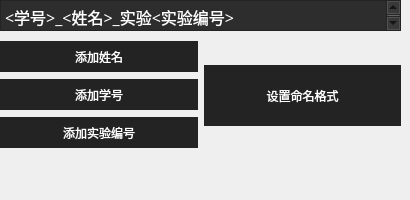
            <widget class="QWidget" name="pageFormat">
             <widget class="QTextEdit" name="textEditFormat">
              <property name="geometry">
               <rect>
                <x>0</x>
                <y>0</y>
                <width>401</width>
                <height>31</height>
               </rect>
              </property>
              <property name="palette">
               <palette>
                <active>
                 <colorrole role="Button">
                  <brush brushstyle="SolidPattern">
                   <color alpha="255">
                    <red>45</red>
                    <green>45</green>
                    <blue>45</blue>
                   </color>
                  </brush>
                 </colorrole>
                 <colorrole role="Text">
                  <brush brushstyle="SolidPattern">
                   <color alpha="255">
                    <red>255</red>
                    <green>255</green>
                    <blue>255</blue>
                   </color>
                  </brush>
                 </colorrole>
                 <colorrole role="Base">
                  <brush brushstyle="SolidPattern">
                   <color alpha="255">
                    <red>45</red>
                    <green>45</green>
                    <blue>45</blue>
                   </color>
                  </brush>
                 </colorrole>
                 <colorrole role="Window">
                  <brush brushstyle="SolidPattern">
                   <color alpha="255">
                    <red>45</red>
                    <green>45</green>
                    <blue>45</blue>
                   </color>
                  </brush>
                 </colorrole>
                 <colorrole role="AlternateBase">
                  <brush brushstyle="SolidPattern">
                   <color alpha="255">
                    <red>45</red>
                    <green>45</green>
                    <blue>45</blue>
                   </color>
                  </brush>
                 </colorrole>
                </active>
                <inactive>
                 <colorrole role="Button">
                  <brush brushstyle="SolidPattern">
                   <color alpha="255">
                    <red>45</red>
                    <green>45</green>
                    <blue>45</blue>
                   </color>
                  </brush>
                 </colorrole>
                 <colorrole role="Text">
                  <brush brushstyle="SolidPattern">
                   <color alpha="255">
                    <red>255</red>
                    <green>255</green>
                    <blue>255</blue>
                   </color>
                  </brush>
                 </colorrole>
                 <colorrole role="Base">
                  <brush brushstyle="SolidPattern">
                   <color alpha="255">
                    <red>45</red>
                    <green>45</green>
                    <blue>45</blue>
                   </color>
                  </brush>
                 </colorrole>
                 <colorrole role="Window">
                  <brush brushstyle="SolidPattern">
                   <color alpha="255">
                    <red>45</red>
                    <green>45</green>
                    <blue>45</blue>
                   </color>
                  </brush>
                 </colorrole>
                 <colorrole role="AlternateBase">
                  <brush brushstyle="SolidPattern">
                   <color alpha="255">
                    <red>45</red>
                    <green>45</green>
                    <blue>45</blue>
                   </color>
                  </brush>
                 </colorrole>
                </inactive>
                <disabled>
                 <colorrole role="Button">
                  <brush brushstyle="SolidPattern">
                   <color alpha="255">
                    <red>45</red>
                    <green>45</green>
                    <blue>45</blue>
                   </color>
                  </brush>
                 </colorrole>
                 <colorrole role="Text">
                  <brush brushstyle="SolidPattern">
                   <color alpha="255">
                    <red>120</red>
                    <green>120</green>
                    <blue>120</blue>
                   </color>
                  </brush>
                 </colorrole>
                 <colorrole role="Base">
                  <brush brushstyle="SolidPattern">
                   <color alpha="255">
                    <red>45</red>
                    <green>45</green>
                    <blue>45</blue>
                   </color>
                  </brush>
                 </colorrole>
                 <colorrole role="Window">
                  <brush brushstyle="SolidPattern">
                   <color alpha="255">
                    <red>45</red>
                    <green>45</green>
                    <blue>45</blue>
                   </color>
                  </brush>
                 </colorrole>
                 <colorrole role="AlternateBase">
                  <brush brushstyle="SolidPattern">
                   <color alpha="255">
                    <red>45</red>
                    <green>45</green>
                    <blue>45</blue>
                   </color>
                  </brush>
                 </colorrole>
                </disabled>
               </palette>
              </property>
              <property name="font">
               <font>
                <family>黑体</family>
                <pointsize>12</pointsize>
               </font>
              </property>
              <property name="html">
               <string>&lt;!DOCTYPE HTML PUBLIC &quot;-//W3C//DTD HTML 4.0//EN&quot; &quot;http://www.w3.org/TR/REC-html40/strict.dtd&quot;&gt;
&lt;html&gt;&lt;head&gt;&lt;meta name=&quot;qrichtext&quot; content=&quot;1&quot; /&gt;&lt;style type=&quot;text/css&quot;&gt;
p, li { white-space: pre-wrap; }
&lt;/style&gt;&lt;/head&gt;&lt;body style=&quot; font-family:'黑体'; font-size:12pt; font-weight:400; font-style:normal;&quot;&gt;
&lt;p style=&quot; margin-top:0px; margin-bottom:0px; margin-left:0px; margin-right:0px; -qt-block-indent:0; text-indent:0px;&quot;&gt;&amp;lt;学号&amp;gt;_&amp;lt;姓名&amp;gt;_实验&amp;lt;实验编号&amp;gt;&lt;/p&gt;&lt;/body&gt;&lt;/html&gt;</string>
              </property>
             </widget>
             <widget class="QWidget" name="layoutWidget">
              <property name="geometry">
               <rect>
                <x>0</x>
                <y>40</y>
                <width>401</width>
                <height>111</height>
               </rect>
              </property>
              <layout class="QHBoxLayout" name="horizontalLayout_3">
               <item>
                <layout class="QVBoxLayout" name="verticalLayout_6">
                 <item>
                  <widget class="QPushButton" name="BtnAddName">
                   <property name="minimumSize">
                    <size>
                     <width>71</width>
                     <height>31</height>
                    </size>
                   </property>
                   <property name="styleSheet">
                    <string notr="true">QPushButton {
	color: rgb(255, 255, 255);
	background-color: rgb(35, 35, 35);
	border: 0px solid;
	font: 12pt &quot;黑体&quot;;
}
QPushButton:hover {
	background-color: rgb(74, 74, 74);
}</string>
                   </property>
                   <property name="text">
                    <string>添加姓名</string>
                   </property>
                  </widget>
                 </item>
                 <item>
                  <widget class="QPushButton" name="BtnAddStuNo">
                   <property name="minimumSize">
                    <size>
                     <width>71</width>
                     <height>31</height>
                    </size>
                   </property>
                   <property name="styleSheet">
                    <string notr="true">QPushButton {
	color: rgb(255, 255, 255);
	background-color: rgb(35, 35, 35);
	border: 0px solid;
	font: 12pt &quot;黑体&quot;;
}
QPushButton:hover {
	background-color: rgb(74, 74, 74);
}</string>
                   </property>
                   <property name="text">
                    <string>添加学号</string>
                   </property>
                  </widget>
                 </item>
                 <item>
                  <widget class="QPushButton" name="BtnAddHwNo">
                   <property name="minimumSize">
                    <size>
                     <width>101</width>
                     <height>31</height>
                    </size>
                   </property>
                   <property name="styleSheet">
                    <string notr="true">QPushButton {
	color: rgb(255, 255, 255);
	background-color: rgb(35, 35, 35);
	border: 0px solid;
	font: 12pt &quot;黑体&quot;;
}
QPushButton:hover {
	background-color: rgb(74, 74, 74);
}</string>
                   </property>
                   <property name="text">
                    <string>添加实验编号</string>
                   </property>
                  </widget>
                 </item>
                </layout>
               </item>
               <item>
                <widget class="QPushButton" name="BtnSetFormat">
                 <property name="minimumSize">
                  <size>
                   <width>121</width>
                   <height>61</height>
                  </size>
                 </property>
                 <property name="styleSheet">
                  <string notr="true">QPushButton {
	color: rgb(255, 255, 255);
	background-color: rgb(35, 35, 35);
	border: 0px solid;
	font: 12pt &quot;黑体&quot;;
}
QPushButton:hover {
	background-color: rgb(74, 74, 74);
}</string>
                 </property>
                 <property name="text">
                  <string>设置命名格式</string>
                 </property>
                </widget>
               </item>
              </layout>
             </widget>
             <widget class="QLabel" name="labelForamt">
              <property name="geometry">
               <rect>
                <x>0</x>
                <y>160</y>
                <width>401</width>
                <height>31</height>
               </rect>
              </property>
              <property name="minimumSize">
               <size>
                <width>51</width>
                <height>21</height>
               </size>
              </property>
              <property name="palette">
               <palette>
                <active>
                 <colorrole role="WindowText">
                  <brush brushstyle="SolidPattern">
                   <color alpha="255">
                    <red>255</red>
                    <green>255</green>
                    <blue>255</blue>
                   </color>
                  </brush>
                 </colorrole>
                 <colorrole role="Button">
                  <brush brushstyle="SolidPattern">
                   <color alpha="255">
                    <red>45</red>
                    <green>45</green>
                    <blue>45</blue>
                   </color>
                  </brush>
                 </colorrole>
                 <colorrole role="Text">
                  <brush brushstyle="SolidPattern">
                   <color alpha="255">
                    <red>255</red>
                    <green>255</green>
                    <blue>255</blue>
                   </color>
                  </brush>
                 </colorrole>
                 <colorrole role="ButtonText">
                  <brush brushstyle="SolidPattern">
                   <color alpha="255">
                    <red>255</red>
                    <green>255</green>
                    <blue>255</blue>
                   </color>
                  </brush>
                 </colorrole>
                 <colorrole role="Base">
                  <brush brushstyle="SolidPattern">
                   <color alpha="255">
                    <red>45</red>
                    <green>45</green>
                    <blue>45</blue>
                   </color>
                  </brush>
                 </colorrole>
                 <colorrole role="Window">
                  <brush brushstyle="SolidPattern">
                   <color alpha="255">
                    <red>45</red>
                    <green>45</green>
                    <blue>45</blue>
                   </color>
                  </brush>
                 </colorrole>
                 <colorrole role="AlternateBase">
                  <brush brushstyle="SolidPattern">
                   <color alpha="255">
                    <red>45</red>
                    <green>45</green>
                    <blue>45</blue>
                   </color>
                  </brush>
                 </colorrole>
                </active>
                <inactive>
                 <colorrole role="WindowText">
                  <brush brushstyle="SolidPattern">
                   <color alpha="255">
                    <red>255</red>
                    <green>255</green>
                    <blue>255</blue>
                   </color>
                  </brush>
                 </colorrole>
                 <colorrole role="Button">
                  <brush brushstyle="SolidPattern">
                   <color alpha="255">
                    <red>45</red>
                    <green>45</green>
                    <blue>45</blue>
                   </color>
                  </brush>
                 </colorrole>
                 <colorrole role="Text">
                  <brush brushstyle="SolidPattern">
                   <color alpha="255">
                    <red>255</red>
                    <green>255</green>
                    <blue>255</blue>
                   </color>
                  </brush>
                 </colorrole>
                 <colorrole role="ButtonText">
                  <brush brushstyle="SolidPattern">
                   <color alpha="255">
                    <red>255</red>
                    <green>255</green>
                    <blue>255</blue>
                   </color>
                  </brush>
                 </colorrole>
                 <colorrole role="Base">
                  <brush brushstyle="SolidPattern">
                   <color alpha="255">
                    <red>45</red>
                    <green>45</green>
                    <blue>45</blue>
                   </color>
                  </brush>
                 </colorrole>
                 <colorrole role="Window">
                  <brush brushstyle="SolidPattern">
                   <color alpha="255">
                    <red>45</red>
                    <green>45</green>
                    <blue>45</blue>
                   </color>
                  </brush>
                 </colorrole>
                 <colorrole role="AlternateBase">
                  <brush brushstyle="SolidPattern">
                   <color alpha="255">
                    <red>45</red>
                    <green>45</green>
                    <blue>45</blue>
                   </color>
                  </brush>
                 </colorrole>
                </inactive>
                <disabled>
                 <colorrole role="WindowText">
                  <brush brushstyle="SolidPattern">
                   <color alpha="255">
                    <red>255</red>
                    <green>255</green>
                    <blue>255</blue>
                   </color>
                  </brush>
                 </colorrole>
                 <colorrole role="Button">
                  <brush brushstyle="SolidPattern">
                   <color alpha="255">
                    <red>45</red>
                    <green>45</green>
                    <blue>45</blue>
                   </color>
                  </brush>
                 </colorrole>
                 <colorrole role="Text">
                  <brush brushstyle="SolidPattern">
                   <color alpha="255">
                    <red>255</red>
                    <green>255</green>
                    <blue>255</blue>
                   </color>
                  </brush>
                 </colorrole>
                 <colorrole role="ButtonText">
                  <brush brushstyle="SolidPattern">
                   <color alpha="255">
                    <red>255</red>
                    <green>255</green>
                    <blue>255</blue>
                   </color>
                  </brush>
                 </colorrole>
                 <colorrole role="Base">
                  <brush brushstyle="SolidPattern">
                   <color alpha="255">
                    <red>45</red>
                    <green>45</green>
                    <blue>45</blue>
                   </color>
                  </brush>
                 </colorrole>
                 <colorrole role="Window">
                  <brush brushstyle="SolidPattern">
                   <color alpha="255">
                    <red>45</red>
                    <green>45</green>
                    <blue>45</blue>
                   </color>
                  </brush>
                 </colorrole>
                 <colorrole role="AlternateBase">
                  <brush brushstyle="SolidPattern">
                   <color alpha="255">
                    <red>45</red>
                    <green>45</green>
                    <blue>45</blue>
                   </color>
                  </brush>
                 </colorrole>
                </disabled>
               </palette>
              </property>
              <property name="font">
               <font>
                <family>黑体</family>
                <pointsize>12</pointsize>
               </font>
              </property>
              <property name="styleSheet">
               <string notr="true">QLabel {
    color: white
}</string>
              </property>
              <property name="text">
               <string/>
              </property>
             </widget>
            </widget>
